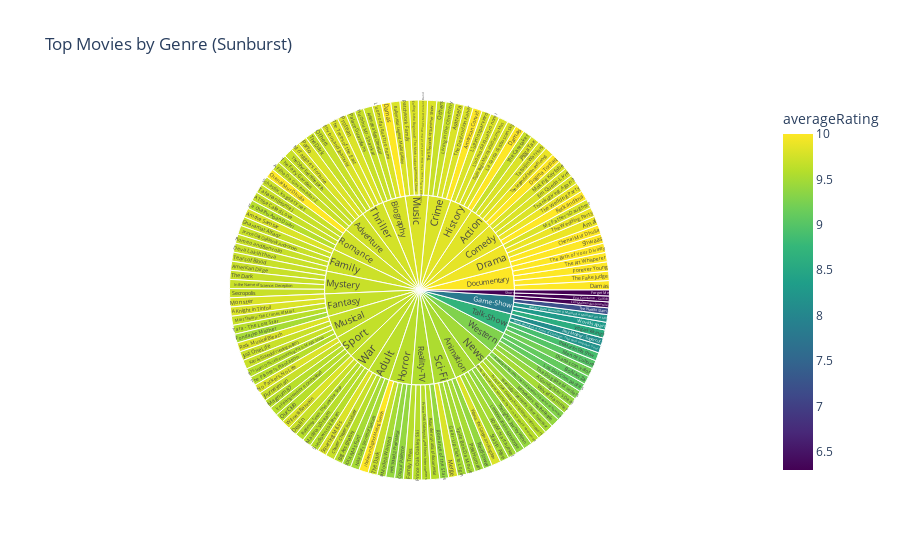

This figure's notebook cell:
### Code cell
import plotly.express as px

fig = px.sunburst(
    top_movies_df,
    path=['Genre', 'primaryTitle'],
    values='averageRating',        
    color='averageRating',         
    color_continuous_scale='Viridis',
    title='Top Movies by Genre (Sunburst)'
)
fig.show()

### Figure 1 — Plotly figure (JSON) as saved in the notebook; plotly's stock layout.template omitted (floating-point values rounded to 4 significant figures; data arrays with more than 128 entries replaced by an {"elided": "..."} marker saying what was removed)
{"data": [{"branchvalues": "total", "customdata": {"elided": "159x1 float values"}, "domain": {"x": [0, 1], "y": [0, 1]}, "hovertemplate": "labels=%{label}<br>averageRating_sum=%{value}<br>parent=%{parent}<br>id=%{id}<br>averageRating=%{color}<extra></extra>", "ids": {"elided": "159 str values"}, "labels": {"elided": "159 str values"}, "marker": {"coloraxis": "coloraxis", "colors": {"elided": "159 float values"}}, "name": "", "parents": {"elided": "159 str values"}, "type": "sunburst", "values": {"elided": "159 float values"}}], "layout": {"coloraxis": {"colorbar": {"title": {"text": "averageRating"}}, "colorscale": [[0, "#440154"], [0.1111, "#482878"], [0.2222, "#3e4989"], [0.3333, "#31688e"], [0.4444, "#26828e"], [0.5556, "#1f9e89"], [0.6667, "#35b779"], [0.7778, "#6ece58"], [0.8889, "#b5de2b"], [1, "#fde725"]]}, "legend": {"tracegroupgap": 0}, "title": {"text": "Top Movies by Genre (Sunburst)"}}}
